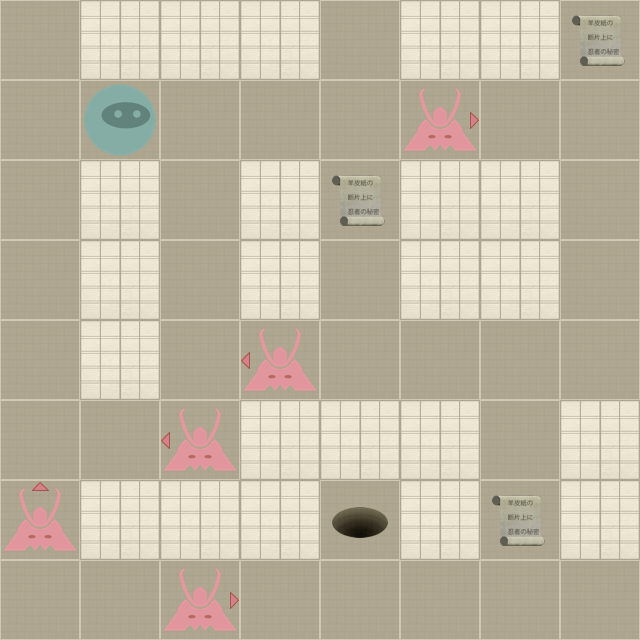

Rendered tile map (Tiled .tmx) drawn with the repository's tilesets; below, a short description and the map source with its tile grids summarised:
An orthogonal 8x8 tile map with 80x80 px tiles, 2 tile layers (Level, Actors).

<map version="1.0" orientation="orthogonal" width="8" height="8" tilewidth="80" tileheight="80">
 <properties>
  <property name="moves" value="24" />
 </properties>
 <tileset firstgid="1" name="tiles" tilewidth="80" tileheight="80" spacing="2" margin="2">
  <image source="tiles-ipad.png" width="512" height="512" />
  <tile id="0">
   <properties>
    <property name="actor" value="exit" />
   </properties>
  </tile>
  <tile id="2">
   <properties>
    <property name="actor" value="guard" />
    <property name="direction" value="down" />
   </properties>
  </tile>
  <tile id="3">
   <properties>
    <property name="actor" value="guard" />
    <property name="direction" value="left" />
   </properties>
  </tile>
  <tile id="4">
   <properties>
    <property name="actor" value="guard" />
    <property name="direction" value="right" />
   </properties>
  </tile>
  <tile id="5">
   <properties>
    <property name="actor" value="guard" />
    <property name="direction" value="up" />
   </properties>
  </tile>
  <tile id="7">
   <properties>
    <property name="actor" value="player" />
   </properties>
  </tile>
  <tile id="8">
   <properties>
    <property name="actor" value="scroll" />
   </properties>
  </tile>
  <tile id="9">
   <properties>
    <property name="wall" value="1" />
   </properties>
  </tile>
 </tileset>
 <layer name="Level" width="8" height="8">
  <data>[64 cells, 64 non-empty, 2 distinct tile ids]</data>
 </layer>
 <layer name="Actors" width="8" height="8">
  <data>[64 cells, 10 non-empty, 6 distinct tile ids]</data>
 </layer>
</map>
